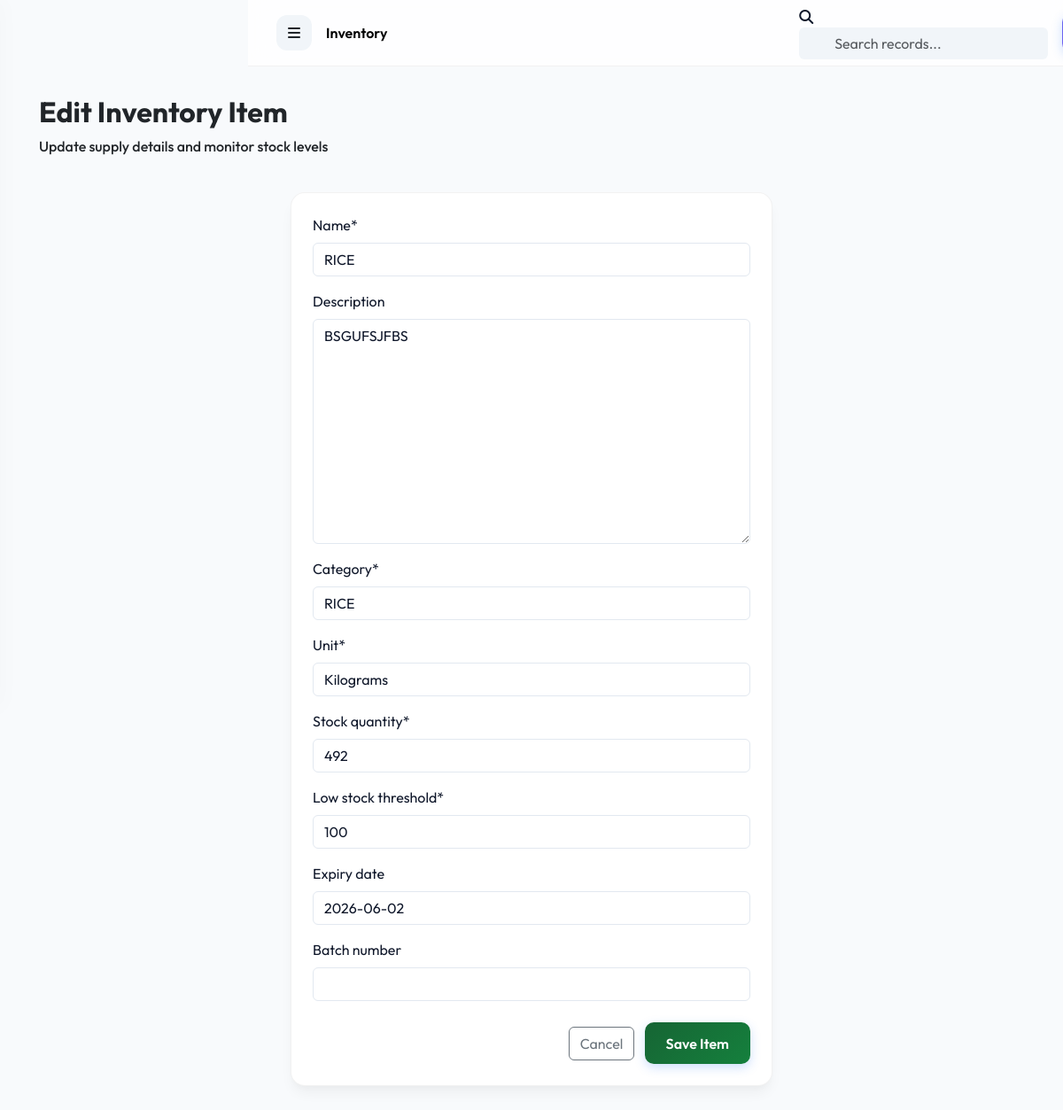
/inventory/2/edit/ (signed in), run on the app's committed database.
### inventory/models.py (models this page shows, shortened)
class Item(models.Model):
    UNIT_CHOICES = (
        ('PCS', 'Pieces'),
        ('KG', 'Kilograms'),
        ('L', 'Liters'),
        ('BOX', 'Boxes'),
        ('KIT', 'Kits'),
    )
    name = models.CharField(max_length=200)
    description = models.TextField(blank=True)
    category = models.CharField(max_length=100) # e.g., Food, Medicine, Hygiene
    unit = models.CharField(max_length=10, choices=UNIT_CHOICES, default='PCS')
    stock_quantity = models.IntegerField(default=0)
    low_stock_threshold = models.IntegerField(default=10)
    expiry_date = models.DateField(null=True, blank=True)
    batch_number = models.CharField(max_length=100, null=True, blank=True)
    created_at = models.DateTimeField(auto_now_add=True)
    updated_at = models.DateTimeField(auto_now=True)

### inventory/views.py (the view)
# urls.py: path('<int:pk>/edit/', views.ItemUpdateView.as_view(), name='edit'),
class ItemUpdateView(LoginRequiredMixin, UpdateView):
    model = Item
    template_name = 'inventory/form.html'
    fields = ['name', 'description', 'category', 'unit', 'stock_quantity', 'low_stock_threshold', 'expiry_date', 'batch_number']
    success_url = reverse_lazy('inventory:list')

### accounts/models.py (called while the page is built)
    def is_admin(self):
        return self.role == 'ADMIN' or self.is_superuser

### notifications/context_processors.py (called while the page is built)
def notifications_processor(request):
    if request.user.is_authenticated:
        unread_notifications = request.user.notifications.filter(is_read=False)[:5]
        unread_count = request.user.notifications.filter(is_read=False).count()
        return {
            'topbar_notifications': unread_notifications,
            'unread_notifications_count': unread_count
        }
    return {}

### templates/inventory/form.html (shortened to what this page needs)
{% extends 'base.html' %}
{% load crispy_forms_tags %}
{% block content %}
<div class="container-fluid">
    <div class="row mb-4">
        <div class="col-md-12">
            <h2 class="fw-bold text-dark">{% if object %}Edit{% else %}Add{% endif %} Inventory Item</h2>
            <p class="text-dark fw-medium">{% if object %}Update supply details and monitor stock levels{% else %}Register new relief supplies into the system{% endif %}</p>
        </div>
    </div>
    <div class="row justify-content-center">
        <div class="col-md-6">
            <div class="glass-card p-4">
                <form method="post">
                    {{ form|crispy }}
                    <div class="mt-4 text-end">
                        <a href="{% url 'inventory:list' %}" class="btn btn-outline-secondary me-2">Cancel</a>
                        <button type="submit" class="btn btn-primary-glass">Save Item</button>
                    </div>
                </form>
            </div>
        </div>
    </div>
</div>
{% endblock %}

### static/css/style.css (style rules this page uses)
:root { --primary-green: #166534; --primary-blue: #1d4ed8; --primary-red: #991b1b; --primary-yellow: #eab308; --primary-gradient: linear-gradient(135deg, #166534 0%, #15803d 100%); --secondary-gradient: linear-gradient(135deg, #1d4ed8 0%, #3b82f6 100%); --accent-gradient: linear-gradient(135deg, #991b1b 0%, #dc2626 100%); --sidebar-bg: #ffffff; --dark-bg: #f8fafc; --glass-bg: rgba(255, 255, 255, 0.7); --glass-border: rgba(0, 0, 0, 0.05); --text-main: #0f172a; --text-muted: #64748b; --card-shadow: 0 10px 15px -3px rgba(0, 0, 0, 0.05), 0 4px 6px -2px rgba(0, 0, 0, 0.02); }
body { background-color: var(--dark-bg) !important; color: var(--text-main) !important; font-family: 'Outfit', sans-serif !important; margin: 0; min-height: 100vh; }
h1, h2, h3, h4, h5, h6 { color: var(--text-main) !important; font-weight: 700 !important; }
.glass-card { background: #ffffff; border: 1px solid var(--glass-border) !important; border-radius: 16px !important; box-shadow: var(--card-shadow) !important; }
.btn-primary-glass { background: var(--primary-gradient) !important; border: none !important; color: #fff !important; padding: 0.7rem 1.5rem !important; border-radius: 10px !important; font-weight: 600 !important; box-shadow: 0 4px 12px rgba(59, 130, 246, 0.25) !important; }
.form-control, .form-select { background: #ffffff !important; border: 1px solid #e2e8f0 !important; color: var(--text-main) !important; }

### templates/base.html (style rules this page uses)
:root { --sidebar-width: 280px; --topbar-height: 75px; --light-core: #ffffff; --body-bg: #f8fafc; }
body { background-color: var(--body-bg) !important; margin: 0; padding: 0; color: #0f172a !important; font-family: 'Outfit', sans-serif !important; }

### data on the page
Item: name "RICE", description "BSGUFSJFBS", category "RICE", unit "Kilograms", stock_quantity "492", low_stock_threshold "100", expiry_date "2026-06-02"

### other printed values
{{ request.resolver_match.app_name|title }} "Inventory"
